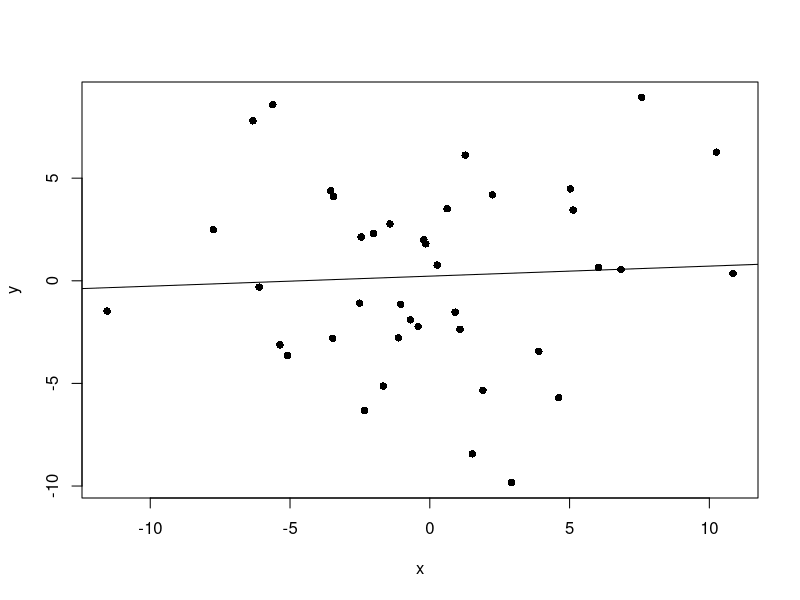
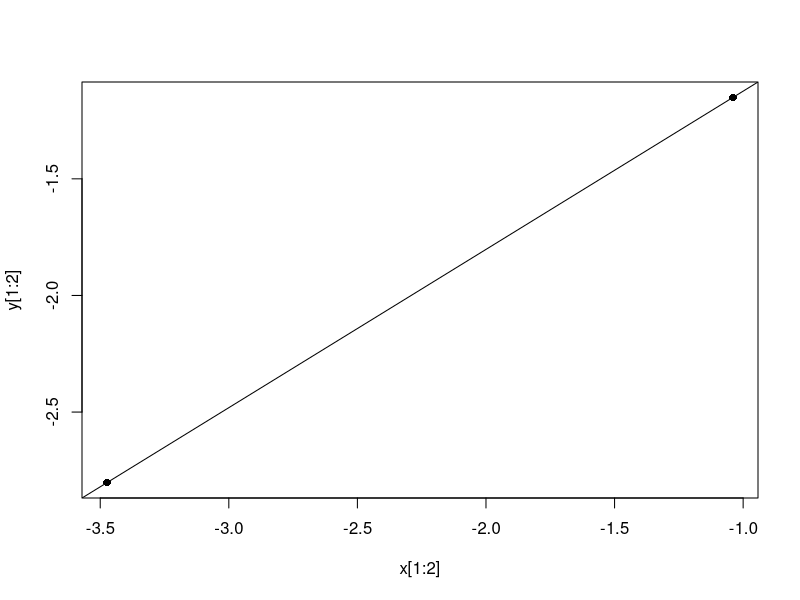
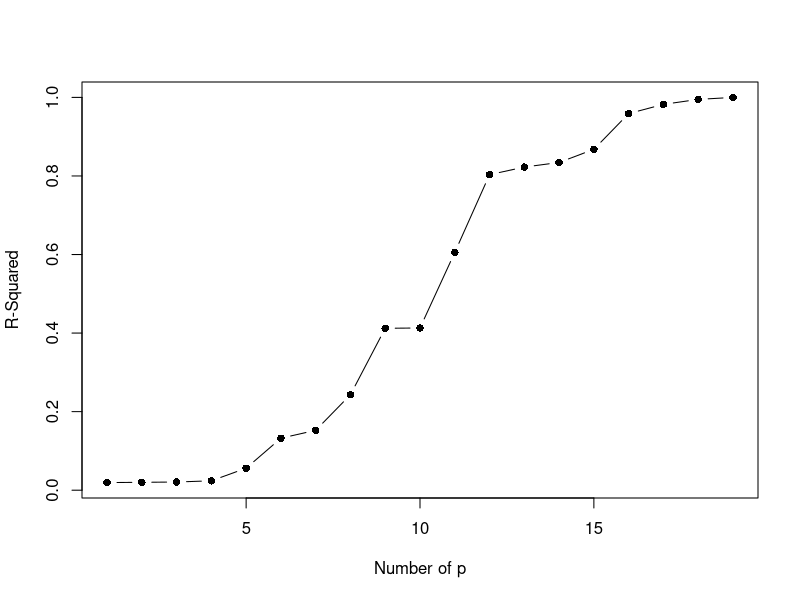
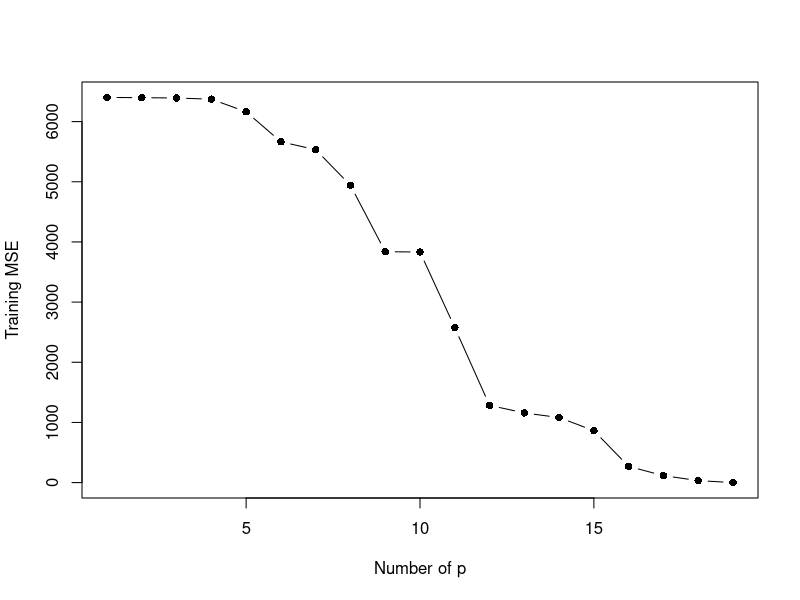
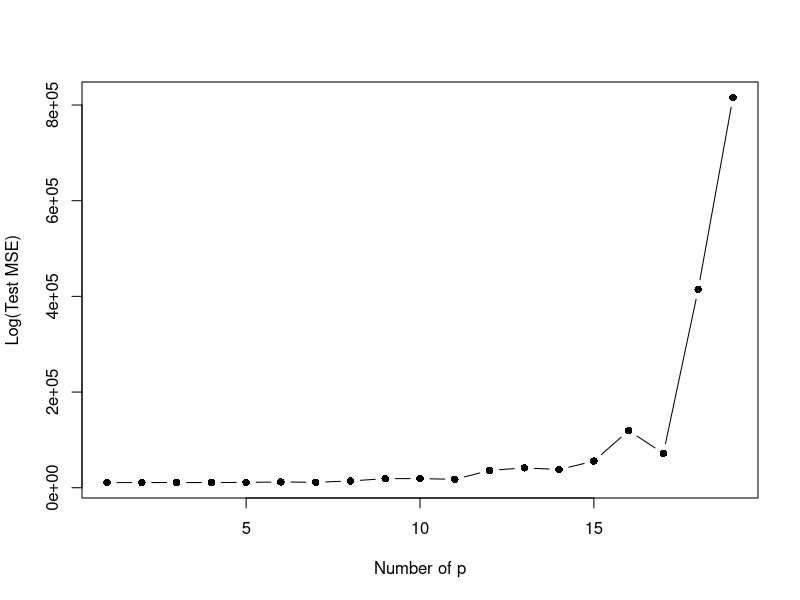

Write R code to recreate these figures, in order.
rm(list=ls()) 
require(glmnet)

#Investigating in 2 dimensions

#Generating a set of data with low correlation
set.seed(123)
n <- 40
average <- 0
std <- 5
y <- rnorm(n, average, std)
x <- rnorm(n, average, std)

#Low dimensional setting, n = 40, p = 2
lm.ld <- lm(y ~ x)
summary(lm.ld)
plot(x, y, pch = 16)
abline(lm.ld)

#n = 2, p = 2, the boundary where lease squares fails
lm.bd <- lm(y[1:2] ~ x[1:2])
summary(lm.bd)
plot(x[1:2], y[1:2], pch = 16)
abline(lm.bd)

#Investigating in dimensions higher than 2

#Creating a table of 40 observations and 20 features (V2 ~ V20 + y-intercept)
my_table <- data.frame(matrix(rnorm(800, 0, 100), ncol = 20))

#Set partitioning for validation purpose
train.set <- my_table[c(1:20),]
test.set <- my_table[c(21:40),]
train_mses <- c()
test_mses <- c()
rsqs <- c()

#In each iteration, there is one additional feature being added into the linear model.
for (i in 20:2) {
  lm.temp <- lm(X1 ~ ., data = train.set[,c(1, i:20)])
  rsqs[21-i] <- summary(lm.temp)$r.squared   #R-suqared
  train_mses[21-i] <- mean(lm.temp$residuals^2)                #Training MSE
  test_mses[21-i] <- mean((predict(lm.temp, test.set[,c(1, i:20)]) - test.set$X1)^2)    #Test MSE
}
summary(lm.temp)
plot(rsqs, pch = 16, type = 'b', xlab = 'Number of p', ylab = 'R-Squared')
plot(train_mses, pch = 16, type = 'b', xlab = 'Number of p', ylab = 'Training MSE')
plot(test_mses, pch = 16, type = 'b', xlab = 'Number of p', ylab = 'Log(Test MSE)')

#Regression when p > n

table_hd_2 <- data.frame(matrix(rnorm(10000, 0, 1), ncol = 1000))
lm.hd <- lm(X1 ~ ., data = table_hd_2)
summary(lm.hd)




